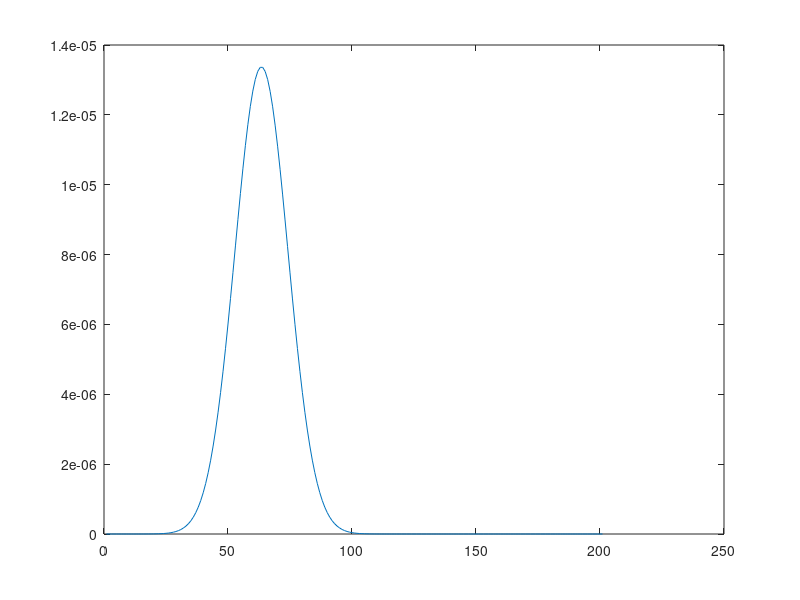

Here is the MATLAB script that generated this plot:

k = 0.5



alpha = .003;
n = 201;
dx = 2/200;

%basically dx = .01

nsteps = 0.5/.01
dt = .01

% initialise arrays and vectors 
b = zeros(n,1);
u = zeros(n,1);
B = zeros(n,n);

%initialize u

u = zeros(n,1);
x = 0.0;
for i=1:n
	u(i,1) = exp(-50*(x-0.5)^2);
	x = x + dx;
end

% set up tridiagonal entries of A matrix
A = zeros(n,n);
for i = 2:n-1
	A(i,i-1) = -k*((alpha/(dx^2))+ (-.5/(2*dx)));
	A(i,i) = 2*k*((1/dt)+(alpha/(dx^2)));
	A(i,i+1) = k*((.5/(2*dx))-(alpha/(dx^2)));
end

%similarily for B

B = zeros(n,n);
for(i = 2:n-1)
	B(i,i-1) = k*((alpha/(dx^2))+ (.5/(2*dx)));
	B(i,i) = 2*k*((1/dt)-(alpha/(dx^2)));
	B(i,i+1) = k*((-.5/(2*dx))+(alpha/(dx^2)));
end
%set up boundary conditions
A(1,1) = 1.0;
A(1,2) = -1.0;
A(n,n) = 1.0;
A(n,n-1) = -1.0;

% solve for each time step

for i=1:nsteps
    b = B*u;
    u = A\b;
end

plot (u)